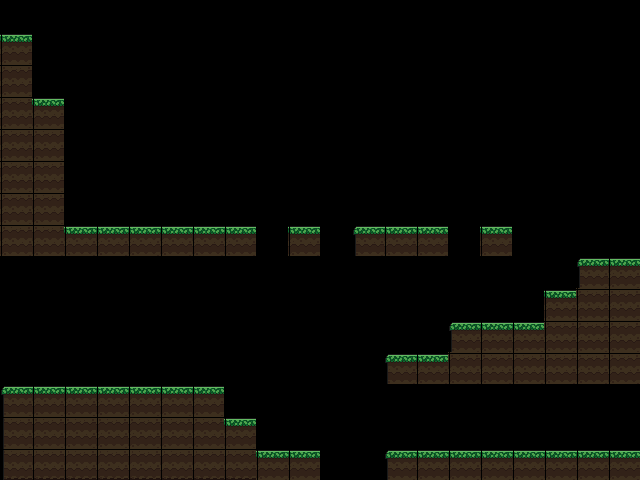

The image is a tile-based game level rendered from a .tmx file. Its description and complete source (layers, tilesets, objects, tile grids) follow:
An orthogonal 20x15 tile map with 32x32 px tiles, 1 tile layer (Capa de patrones 1).

<map version="1.10" tiledversion="1.11.2" orientation="orthogonal" renderorder="right-down" width="20" height="15" tilewidth="32" tileheight="32" infinite="0" nextlayerid="2" nextobjectid="1">
 <tileset firstgid="1" source="../Sprites/suelo.tsx" />
 <layer id="1" name="Capa de patrones 1" width="20" height="15">
  <data encoding="csv">
0,0,0,0,0,0,0,0,0,0,0,0,0,0,0,0,0,0,0,0,
2,0,0,0,0,0,0,0,0,0,0,0,0,0,0,0,0,0,0,0,
6,0,0,0,0,0,0,0,0,0,0,0,0,0,0,0,0,0,0,0,
6,2,0,0,0,0,0,0,0,0,0,0,0,0,0,0,0,0,0,0,
6,6,0,0,0,0,0,0,0,0,0,0,0,0,0,0,0,0,0,0,
6,6,0,0,0,0,0,0,0,0,0,0,0,0,0,0,0,0,0,0,
6,6,0,0,0,0,0,0,0,0,0,0,0,0,0,0,0,0,0,0,
6,6,2,2,2,2,2,3,0,2,0,1,2,3,0,2,0,0,0,0,
0,0,0,0,0,0,0,0,0,0,0,0,0,0,0,0,0,0,1,3,
0,0,0,0,0,0,0,0,0,0,0,0,0,0,0,0,0,2,6,7,
0,0,0,0,0,0,0,0,0,0,0,0,0,0,1,2,3,6,6,7,
0,0,0,0,0,0,0,0,0,0,0,0,1,2,6,6,6,6,6,7,
1,2,2,2,2,2,2,0,0,0,0,0,0,0,0,0,0,0,0,0,
5,6,6,6,6,6,6,2,0,0,0,0,0,0,0,0,0,0,0,0,
9,10,10,10,10,10,10,10,2,3,0,0,1,3,3,3,3,3,3,3
</data>
 </layer>
</map>